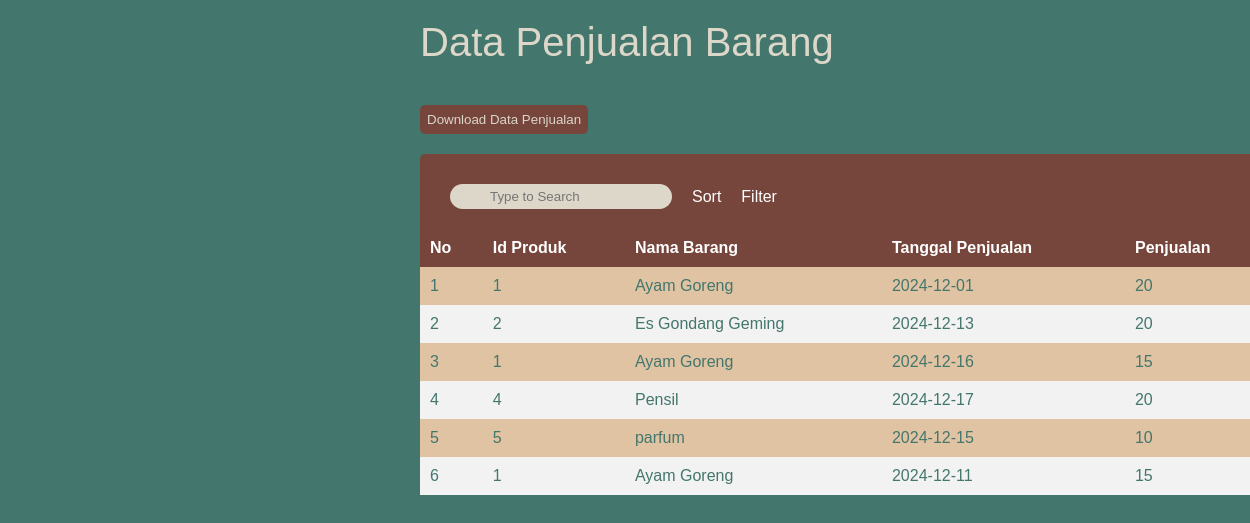
/user/penjualan.php, run on the app's committed database.
### tables this page shows
CREATE TABLE `sales_data` (
  `sales_id` int(11) NOT NULL,
  `product_id` int(11) NOT NULL,
  `sale_date` date NOT NULL,
  `sales` int(11) NOT NULL
);

CREATE TABLE `products` (
  `product_id` int(11) NOT NULL,
  `product_name` varchar(255) NOT NULL,
  `category` enum('Makanan','Minuman','Alat Tulis','Lain Lain') NOT NULL,
  `stock` int(11) NOT NULL,
  `harga_barang` int(11) NOT NULL
);

### user/penjualan.php (the view, shortened to what this page needs)
<?php
include '../config.php';
$page = isset($_GET['page_num']) ? (int)$_GET['page_num'] : 1;
$rowsPerPage = isset($_GET['rows_per_page']) ? (int)$_GET['rows_per_page'] : 8;
$offset = ($page - 1) * $rowsPerPage;
try {
    $pdo = new PDO("mysql:host=$servername;dbname=$dbname", $dbusername, $dbpassword);
    $pdo->setAttribute(PDO::ATTR_ERRMODE, PDO::ERRMODE_EXCEPTION);
    $stmt = $pdo->prepare("
        SELECT p.product_id, p.product_name, s.sales_id, s.sale_date, s.sales
        FROM products p
        LEFT JOIN sales_data s ON p.product_id = s.product_id
        WHERE s.sale_date IS NOT NULL AND s.sales IS NOT NULL
        LIMIT :offset, :rowsPerPage
    ");
    $stmt->bindParam(':offset', $offset, PDO::PARAM_INT);
    $stmt->bindParam(':rowsPerPage', $rowsPerPage, PDO::PARAM_INT);
    $stmt->execute();
    $products = $stmt->fetchAll(PDO::FETCH_ASSOC);
} catch (PDOException $e) {
    echo "Error: " . $e->getMessage();
}
?>
<link rel="stylesheet" href="../assets/style/table.css">
<div class="col-md-9 content" style="margin-left: 400px;">
    <div class="row">
        <div class="contr">
            <div style="color:#DCD7C9; font-size: 40px; margin-bottom: 40px;">
                <i class="fa-solid fa-clipboard-list"></i> Data Penjualan Barang
            </div>
            <div class="title">
                <button class="btn-add" style="margin-bottom: 20px; padding: 7px; border-radius: 5px;">
                    <a style="text-decoration: none; color: #DCD7C9;" href="./export_data_penjualan.php">Download Data Penjualan</a>
                </button>
            </div>
            <div class="hdr">
                <div class="search">
                    <div style="position: relative;">
                        <input type="text" placeholder="Type to Search" class="inpt" style="padding-left: 40px; border-radius: 50px;">
                    </div>
                    <i class="fas fa-sort" style="margin:10px;"></i> Sort
                    <i class="fas fa-filter" style="margin:10px;"></i> Filter
                </div>
            </div>
            <table id="dataContainer">
                <thead style="color: #D5CEC0;">
                    <tr>
                        <th>No</th>
                        <th>Id Produk</th>
                        <th>Nama Barang</th>
                        <th>Tanggal Penjualan</th>
                        <th>Penjualan</th>
                    </tr>
                </thead>
                <tbody id="tableBody">
                    <?php
                    $i = $offset + 1;
                    if (!empty($products)):
                        foreach ($products as $product):
                            if ($product['sale_date'] !== null && $product['sales'] !== null):
                    ?>
                        <tr>
                            <td><?php echo htmlspecialchars($i++); ?></td>
                            <td><?php echo htmlspecialchars($product['product_id']); ?></td>
                            <td><?php echo htmlspecialchars($product['product_name']); ?></td>
                            <td><?php echo htmlspecialchars($product['sale_date']); ?></td>
                            <td><?php echo htmlspecialchars($product['sales']); ?></td>
                        </tr>
                    <?php
                            endif;
                        endforeach;
                    else:
                    ?>
                        <tr>
                            <td colspan="6">No data available</td>
                        </tr>
                    <?php endif; ?>
                </tbody>
            </table>
        </div>
    </div>
</div>

### assets/style/table.css (style rules this page uses)
.contr { width: 100%; padding: 20px; }
.hdr { display: flex; justify-content: space-between; align-items: center; background-color: #76453B; color: white; padding: 30px; margin-bottom: -20px; border-radius: 5px; }
.hdr .search { display: flex; align-items: center; }
.hdr .search input { padding: 5px; border: none; border-radius: 5px; }
table { width: 100%; border-collapse: collapse; margin-top: 10px; }
th, td { padding: 10px; text-align: left; color: #43766C; }
th { background-color: #76453B; color: white; }
tr:nth-child(even) { background-color: #f2f2f2; }
tr:nth-child(odd) { background-color: #e0c3a3; }
.btn-add { background-color: #76453B; border: none; color: white; }
.inpt { background-color: #DCD7C9; border-radius: 50%; }

### data on the page
sales_data: product.product_id "1", product.product_name "Ayam Goreng", sale_date "2024-12-01", sales "20"
sales_data: product.product_id "2", product.product_name "Es Gondang Geming", sale_date "2024-12-13", sales "20"
sales_data: product.product_id "1", product.product_name "Ayam Goreng", sale_date "2024-12-16", sales "15"
sales_data: product.product_id "4", product.product_name "Pensil", sale_date "2024-12-17", sales "20"
sales_data: product.product_id "5", product.product_name "parfum", sale_date "2024-12-15", sales "10"
sales_data: product.product_id "1", product.product_name "Ayam Goreng", sale_date "2024-12-11", sales "15"
